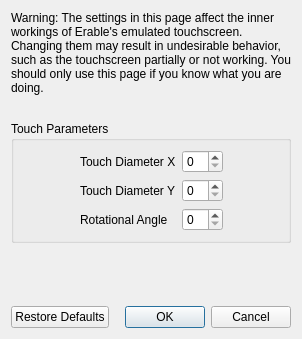
<?xml version="1.0" encoding="UTF-8"?>
<ui version="4.0">
 <class>ConfigureTouchscreenAdvanced</class>
 <widget class="QDialog" name="ConfigureTouchscreenAdvanced">
  <property name="geometry">
   <rect>
    <x>0</x>
    <y>0</y>
    <width>298</width>
    <height>339</height>
   </rect>
  </property>
  <property name="windowTitle">
   <string>Configure Touchscreen</string>
  </property>
  <layout class="QVBoxLayout" name="verticalLayout">
   <item>
    <widget class="QLabel" name="label_2">
     <property name="minimumSize">
      <size>
       <width>280</width>
       <height>0</height>
      </size>
     </property>
     <property name="text">
      <string>Warning: The settings in this page affect the inner workings of Erable's emulated touchscreen. Changing them may result in undesirable behavior, such as the touchscreen partially or not working. You should only use this page if you know what you are doing.</string>
     </property>
     <property name="wordWrap">
      <bool>true</bool>
     </property>
    </widget>
   </item>
   <item>
    <spacer name="verticalSpacer_2">
     <property name="orientation">
      <enum>Qt::Vertical</enum>
     </property>
     <property name="sizeType">
      <enum>QSizePolicy::Fixed</enum>
     </property>
     <property name="sizeHint" stdset="0">
      <size>
       <width>20</width>
       <height>20</height>
      </size>
     </property>
    </spacer>
   </item>
   <item>
    <widget class="QGroupBox" name="gridGroupBox">
     <property name="title">
      <string>Touch Parameters</string>
     </property>
     <layout class="QGridLayout" name="gridLayout">
      <item row="0" column="0">
       <spacer name="horizontalSpacer">
        <property name="orientation">
         <enum>Qt::Horizontal</enum>
        </property>
        <property name="sizeHint" stdset="0">
         <size>
          <width>40</width>
          <height>20</height>
         </size>
        </property>
       </spacer>
      </item>
      <item row="1" column="1">
       <widget class="QLabel" name="label_4">
        <property name="text">
         <string>Touch Diameter Y</string>
        </property>
       </widget>
      </item>
      <item row="0" column="3">
       <spacer name="horizontalSpacer_2">
        <property name="orientation">
         <enum>Qt::Horizontal</enum>
        </property>
        <property name="sizeHint" stdset="0">
         <size>
          <width>40</width>
          <height>20</height>
         </size>
        </property>
       </spacer>
      </item>
      <item row="0" column="1">
       <widget class="QLabel" name="label_3">
        <property name="text">
         <string>Touch Diameter X</string>
        </property>
       </widget>
      </item>
      <item row="2" column="1">
       <widget class="QLabel" name="label_5">
        <property name="text">
         <string>Rotational Angle</string>
        </property>
       </widget>
      </item>
      <item row="0" column="2">
       <widget class="QSpinBox" name="diameter_x_box"/>
      </item>
      <item row="1" column="2">
       <widget class="QSpinBox" name="diameter_y_box"/>
      </item>
      <item row="2" column="2">
       <widget class="QSpinBox" name="angle_box"/>
      </item>
     </layout>
    </widget>
   </item>
   <item>
    <spacer name="verticalSpacer">
     <property name="orientation">
      <enum>Qt::Vertical</enum>
     </property>
     <property name="sizeHint" stdset="0">
      <size>
       <width>20</width>
       <height>40</height>
      </size>
     </property>
    </spacer>
   </item>
   <item>
    <layout class="QHBoxLayout" name="horizontalLayout">
     <item>
      <widget class="QPushButton" name="restore_defaults_button">
       <property name="text">
        <string>Restore Defaults</string>
       </property>
      </widget>
     </item>
     <item>
      <widget class="QDialogButtonBox" name="buttonBox">
       <property name="standardButtons">
        <set>QDialogButtonBox::Cancel|QDialogButtonBox::Ok</set>
       </property>
      </widget>
     </item>
    </layout>
   </item>
  </layout>
 </widget>
 <resources/>
 <connections>
  <connection>
   <sender>buttonBox</sender>
   <signal>accepted()</signal>
   <receiver>ConfigureTouchscreenAdvanced</receiver>
   <slot>accept()</slot>
  </connection>
  <connection>
   <sender>buttonBox</sender>
   <signal>rejected()</signal>
   <receiver>ConfigureTouchscreenAdvanced</receiver>
   <slot>reject()</slot>
   </connection>
 </connections>
</ui>
